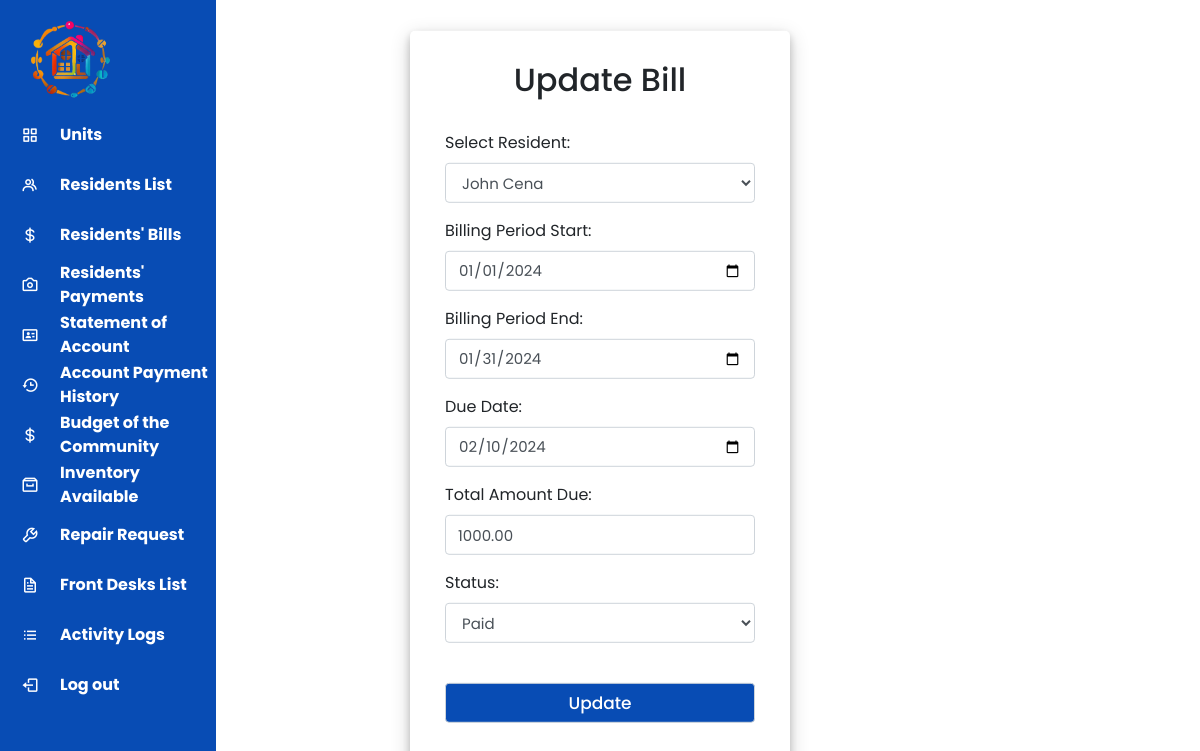
Screenshot of /casa_bougainvilla/administrator_dashboard/update_transaction.php?updateid=4 with the database file from the repository.
### tables this page shows
CREATE TABLE `resident_transactions` (
  `id` int(11) NOT NULL,
  `account_number` bigint(20) DEFAULT NULL,
  `username` varchar(255) DEFAULT NULL,
  `bill_number` int(11) DEFAULT NULL,
  `billing_period_start` date DEFAULT NULL,
  `billing_period_end` date DEFAULT NULL,
  `due_date` date DEFAULT NULL,
  `total_amount_due` decimal(10,2) DEFAULT NULL,
  `status` varchar(20) DEFAULT NULL,
  `is_deleted` tinyint(1) DEFAULT NULL
);

### casa_bougainvilla/administrator_dashboard/update_transaction.php (the view, shortened to what this page needs)
<?php
include('../../includes/database.php');
$updateId = $_GET['updateid'];
$select_query = "SELECT * FROM resident_transactions WHERE id = ?";
$stmt_select = $mysqli->prepare($select_query);
$stmt_select->bind_param("i", $updateId);
$stmt_select->execute();
$result_select = $stmt_select->get_result();
$row = $result_select->fetch_assoc();
$billingPeriodStart = $row['billing_period_start'];
$billingPeriodEnd = $row['billing_period_end'];
$dueDate = $row['due_date'];
$totalAmountDue = $row['total_amount_due'];
$status = $row['status'];
$selectedResidentAccount = $row['account_number'];
$residentUsername = $row['username'];
$residentQuery = "SELECT users.account_number, users.username FROM users WHERE users.role = 'Resident'";
$residentResult = $mysqli->query($residentQuery);
?>
<!DOCTYPE html>
<html lang="en">
<head>
    <link rel="stylesheet" href="https://cdn.jsdelivr.net/npm/bootstrap@4.0.0/dist/css/bootstrap.min.css">
    <link href='https://unpkg.com/boxicons@2.0.7/css/boxicons.min.css' rel='stylesheet'>
</head>
<body>
    <?php include "../../includes/sidebars/administrator_sidebar.php" ?>
    <div class="container">
        <div class="row">
            <div class="col-md-4 offset-md-4 form">
                <form action="update_transaction.php?updateid=<?php echo $updateId; ?>" method="post"
                    enctype="multipart/form-data">
                    <h2 class="text-center">Update Bill</h2><br>
                    <div class="form-group">
                        <label for="selected_resident">Select Resident:</label>
                        <select class="form-control" name="selected_resident" required>
                            <?php
                            while ($residentRow = $residentResult->fetch_assoc()) {
                                $residentAccount = $residentRow['account_number'];
                                $residentUsernameOption = $residentRow['username'];
                                $selected = ($residentAccount == $selectedResidentAccount && $residentUsernameOption == $residentUsername) ? 'selected' : '';
                                echo "<option value=\"$residentAccount-$residentUsernameOption\" $selected>$residentUsernameOption</option>";
                            }
                            ?>
                        </select>
                    </div>
                    <div class="form-group">
                        <label for="billing_period_start">Billing Period Start:</label>
                        <input type="date" class="form-control" name="billing_period_start"
                            value="<?php echo $billingPeriodStart; ?>" required>
                    </div>
                    <div class="form-group">
                        <label for="billing_period_end">Billing Period End:</label>
                        <input type="date" class="form-control" name="billing_period_end"
                            value="<?php echo $billingPeriodEnd; ?>" required>
                    </div>
                    <div class="form-group">
                        <label for="due_date">Due Date:</label>
                        <input type="date" class="form-control" name="due_date" value="<?php echo $dueDate; ?>"
                            required>
                    </div>
                    <div class="form-group">
                        <label for="total_amount_due">Total Amount Due:</label>
                        <input type="text" class="form-control" placeholder="Enter Total Amount Due"
                            name="total_amount_due" value="<?php echo $totalAmountDue; ?>" autocomplete="off" required>
                    </div>
                    <div class="form-group">
                        <label for="status">Status:</label>
                        <select class="form-control" name="status" required>
                            <option value="Paid" <?php echo ($status == 'Paid') ? 'selected' : ''; ?>>Paid</option>
                        </select>
                    </div><br>
                    <div class="form-group">
                        <center><input type="submit" class="form-control button" name="update_submit" value="Update">
                        </center>
                    </div>
                </form>
            </div>
        </div>
    </div>
</body>
</html>

### casa_bougainvilla/administrator_dashboard/update_transaction.php (style rules this page uses)
html,body { font-family: 'Poppins', sans-serif; }
.container { position: absolute; top: 50%; left: 50%; transform: translate(-50%, -50%); }
.container .form { background: #fff; padding: 30px 35px; border-radius: 5px; box-shadow: 0 4px 8px 0 rgba(0, 0, 0, 0.2), 0 6px 20px 0 rgba(0, 0, 0, 0.19); }
.container .form form .form-control { height: 40px; font-size: 15px; }
.container .form form .button { background: #084cb4; color: #fff; font-size: 17px; font-weight: 500; transition: all 0.3s ease; }

### includes/sidebars/administrator_sidebar.php (style rules this page uses)
* { margin: 0; padding: 0; box-sizing: border-box; font-family: 'Poppins', sans-serif; }

### includes/sidebars/administrator_sidebar_prompt.php (style rules this page uses)
* { margin: 0; padding: 0; box-sizing: border-box; font-family: 'Poppins', sans-serif; }

### rows the page displays
resident_transactions: billing_period_start "01/01/2024", billing_period_end "01/31/2024", due_date "02/10/2024", total_amount_due "1000.00", status "Paid"

### other values shown
form field selected_resident "John Cena"
